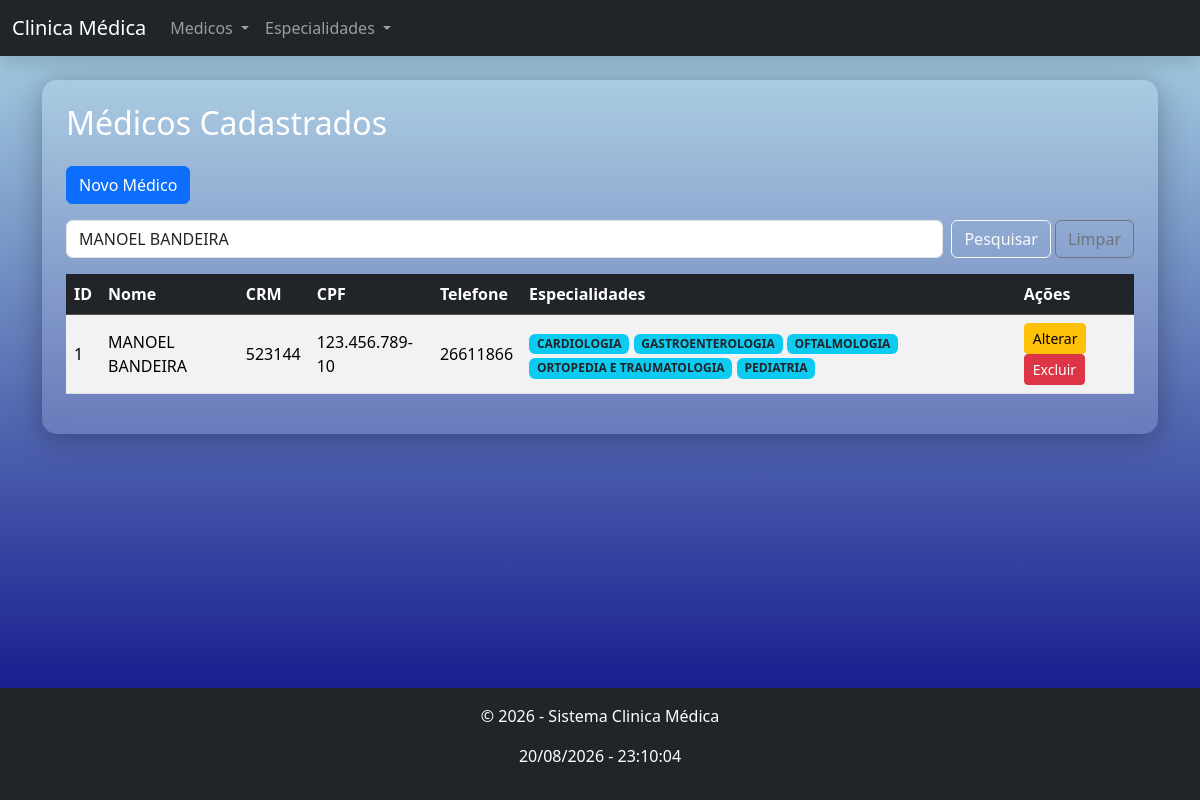
/medico-list.php?nome=MANOEL BANDEIRA, run on the app's committed database.
### tables this page shows
CREATE TABLE IF NOT EXISTS `medicos` (
  `id` int(11) NOT NULL AUTO_INCREMENT,
  `nome` varchar(100) NOT NULL,
  `telefone` varchar(20) DEFAULT NULL,
  `cpf` varchar(14) NOT NULL,
  `endereco` varchar(150) DEFAULT NULL,
  `crm` varchar(20) NOT NULL,
  `created_at` timestamp NULL DEFAULT current_timestamp(),
  `updated_at` timestamp NULL DEFAULT current_timestamp() ON UPDATE current_timestamp(),
  PRIMARY KEY (`id`)
);

CREATE TABLE IF NOT EXISTS `especialidades` (
  `id` int(11) NOT NULL AUTO_INCREMENT,
  `descricao` varchar(100) NOT NULL,
  `sigla` varchar(10) DEFAULT NULL,
  `ativo` tinyint(1) DEFAULT 1,
  `created_at` timestamp NULL DEFAULT current_timestamp(),
  `updated_at` timestamp NULL DEFAULT current_timestamp() ON UPDATE current_timestamp(),
  PRIMARY KEY (`id`)
);

### src/Database.php (called while the page is built, shortened)
<?php
class Database {
    private $host = "localhost";
    private $db   = "clinica";
    private $user = "root";
    private $pass = "";
    private $charset = "utf8mb4";
    public function connect() {
        try {
            $dsn = "mysql:host={$this->host};dbname={$this->db};charset={$this->charset}";
            $pdo = new PDO($dsn, $this->user, $this->pass);
            $pdo->setAttribute(PDO::ATTR_ERRMODE, PDO::ERRMODE_EXCEPTION);
            return $pdo;
        } catch (PDOException $e) {
            throw new PDOException($e->getMessage());
        }
    }
}

### src/DAO/MedicoDAO.php (called while the page is built, shortened)
<?php
class MedicoDAO
{
    private PDO $conn;
    public function __construct()
    {
        $db = new Database();
        $this->conn = $db->connect();
    }
    private function buscarEspecialidadesDoMedico(int $medicoId): array
    {
        $sql = "SELECT e.id, e.descricao, e.sigla
                FROM especialidades e
                INNER JOIN medico_especialidade me ON me.especialidade_id = e.id
                WHERE me.medico_id = :medico_id";
        $stmt = $this->conn->prepare($sql);
        $stmt->execute([':medico_id' => $medicoId]);
        return $stmt->fetchAll(PDO::FETCH_ASSOC);
    }
public function findByNome(string $nome): array
{
    $sql = "SELECT id, nome, telefone, cpf, endereco, crm, created_at, updated_at
            FROM medicos
            WHERE nome LIKE :nome";
    $stmt = $this->conn->prepare($sql);
    $stmt->execute([':nome' => "%$nome%"]);
    $medicos = $stmt->fetchAll(PDO::FETCH_ASSOC);
    foreach ($medicos as &$medico) {
        $medico['especialidades'] = $this->buscarEspecialidadesDoMedico($medico['id']);
    }
    return $medicos;
}
}

### src/Utils/Formatter.php (called while the page is built, shortened)
<?php
class Formatter
{
    public static function formatCpf(string $cpf): string
    {
        $cpf = preg_replace('/\D/', '', $cpf);
        if (strlen($cpf) === 11) {
            return substr($cpf, 0, 3) . '.' .
                substr($cpf, 3, 3) . '.' .
                substr($cpf, 6, 3) . '-' .
                substr($cpf, 9, 2);
        }
        return $cpf;
    }
    public static function formatTelefone(string $telefone): string
    {
        $telefone = preg_replace('/\D/', '', $telefone);
        return $telefone;
    }
}

### public/medico-list.php (the view, shortened to what this page needs)
<?php
$dao = new MedicoDAO();
$nomePesquisa = trim($_GET['nome'] ?? '');
if ($nomePesquisa !== '') {
    $medicos = $dao->findByNome($nomePesquisa);
} else {
    $medicos = $dao->findAll();
}
?>
<div class="glass-card p-4 text-white">
    <h2 class="mb-4">Médicos Cadastrados</h2>
    <a href="/medico-create.php" class="btn btn-primary mb-3">Novo Médico</a>
    <form method="GET" action="/medico-list.php" class="row g-2 mb-3">
        <div class="col-auto flex-grow-1">
            <input type="text" name="nome" class="form-control" placeholder="Pesquisar por nome..."
                   value="<?= htmlspecialchars($nomePesquisa) ?>">
        </div>
        <div class="col-auto">
            <button type="submit" class="btn btn-outline-light">Pesquisar</button>
            <?php if ($nomePesquisa !== ''): ?>
                <a href="/medico-list.php" class="btn btn-outline-secondary">Limpar</a>
            <?php endif; ?>
        </div>
    </form>
    <?php if (empty($medicos)): ?>
        <div class="alert alert-info">
            <?= $nomePesquisa !== ''
                ? 'Nenhum médico encontrado para "' . htmlspecialchars($nomePesquisa) . '".'
                : 'Nenhum médico cadastrado.' ?>
        </div>
    <?php else: ?>
        <div class="table-responsive">
            <table class="table table-striped table-hover align-middle bg-white rounded">
                <thead class="table-dark">
                    <tr>
                        <th>ID</th>
                        <th>Nome</th>
                        <th>CRM</th>
                        <th>CPF</th>
                        <th>Telefone</th>
                        <th>Especialidades</th>
                        <th>Ações</th>
                    </tr>
                </thead>
                <tbody>
                    <?php foreach ($medicos as $medico): ?>
                        <tr>
                            <td><?= htmlspecialchars($medico['id']) ?></td>
                            <td><?= htmlspecialchars($medico['nome']) ?></td>
                            <td><?= htmlspecialchars($medico['crm']) ?></td>
                            <td><?= htmlspecialchars(Formatter::formatCpf($medico['cpf'])) ?></td>
                            <td><?= htmlspecialchars(Formatter::formatTelefone($medico['telefone'])) ?></td>
                            <td>
                                <?php if (empty($medico['especialidades'])): ?>
                                    <span class="text-muted">-</span>
                                <?php else: ?>
                                    <?php foreach ($medico['especialidades'] as $especialidade): ?>
                                        <span class="badge bg-info text-dark"><?= htmlspecialchars($especialidade['descricao']) ?></span>
                                    <?php endforeach; ?>
                                <?php endif; ?>
                            </td>
                            <td>
                                <a href="/medico-edit.php?id=<?= $medico['id'] ?>" class="btn btn-sm btn-warning">Alterar</a>
                                <a href="/medico-delete.php?id=<?= $medico['id'] ?>" class="btn btn-sm btn-danger">Excluir</a>
                            </td>
                        </tr>
                    <?php endforeach; ?>
                </tbody>
            </table>
        </div>
    <?php endif; ?>
</div>
<?php
require __DIR__ . '/layout.php';

### public/layout.php (style rules this page uses)
body { min-height: 100vh; margin: 0; background: linear-gradient(to bottom, #add8e6, #000080); display: flex; flex-direction: column; }
.glass-card { background: rgba(255, 255, 255, 0.15); border-radius: 15px; backdrop-filter: blur(10px); -webkit-backdrop-filter: blur(10px); box-shadow: 0 4px 30px rgba(0, 0, 0, 0.3); }

### data on the page
medicos: id "1", nome "MANOEL BANDEIRA", crm "523144", cpf "123.456.789-10", telefone "26611866"
especialidades: descricao "CARDIOLOGIA"
especialidades: descricao "GASTROENTEROLOGIA"
especialidades: descricao "OFTALMOLOGIA"
especialidades: descricao "ORTOPEDIA E TRAUMATOLOGIA"
especialidades: descricao "PEDIATRIA"
